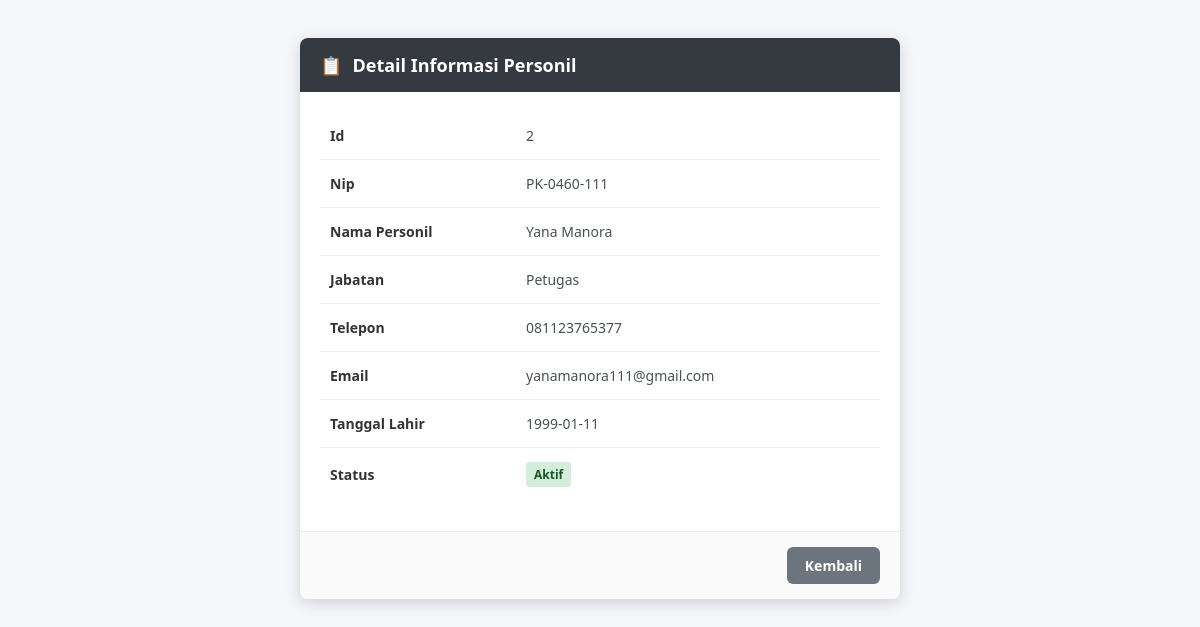
/pages/melani/detail.php?menu=tbl_daftar&id=2, run on the app's committed database.
### tables this page shows
CREATE TABLE `tbl_daftar` (
  `id` int NOT NULL,
  `nip` varchar(20) NOT NULL,
  `nama_personil` varchar(100) NOT NULL,
  `jabatan` varchar(50) NOT NULL,
  `telepon` varchar(20) NOT NULL,
  `email` varchar(50) NOT NULL,
  `tanggal_lahir` date NOT NULL,
  `status` varchar(20) NOT NULL
);

### pages/melani/detail.php (the view, shortened to what this page needs)
<?php
require_once __DIR__ . '/../../config/koneksi.php';
$menu = $_GET['menu'] ?? '';
$id   = intval($_GET['id'] ?? 0);
$result = mysqli_query($conn, "SELECT * FROM `$menu` WHERE id = $id");
$data = mysqli_fetch_assoc($result);
$nama_tampilan = ($menu === 'tbl_daftar') ? 'Personil' : ucfirst(str_replace('_', ' ', $menu));
?>
<!DOCTYPE html>
<html lang="id">
<head>
</head>
<body>
<div class="modal-box">
    <div class="modal-header">
        <span>📋</span> Detail Informasi <?= $nama_tampilan; ?>
    </div>
    <div class="modal-body">
        <table class="detail-table">
            <?php foreach ($data as $kolom => $nilai) : ?>
                <tr>
                    <td class="label"><?= str_replace('_', ' ', $kolom); ?></td>
                    <td>
                        <?php
                        if (strpos($kolom, 'status') !== false) {
                            $nilai_bersih = strtolower(trim($nilai));
                            if ($nilai_bersih === 'aktif' || $nilai_bersih === '1') {
                                echo "<span class='badge badge-aktif'>Aktif</span>";
                            } else {
                                echo "<span class='badge badge-non'>Non-Aktif</span>";
                            }
                        } else {
                            echo htmlspecialchars($nilai);
                        }
                        ?>
                    </td>
                </tr>
            <?php endforeach; ?>
        </table>
    </div>
    <div class="modal-footer">
        <a href="#" onclick="window.history.back(); return false;" class="btn-back">Kembali</a>
    </div>
</div>
</body>
</html>

### pages/melani/detail.php (style rules this page uses)
body { font-family: 'Segoe UI', Tahoma, Geneva, Verdana, sans-serif; background-color: #f4f6f9; padding: 30px; display: flex; justify-content: center; }
.modal-box { width: 100%; max-width: 600px; background: #ffffff; border-radius: 8px; box-shadow: 0 4px 15px rgba(0,0,0,0.15); overflow: hidden; }
.modal-header { background: #343a40; color: white; padding: 15px 20px; font-size: 18px; font-weight: bold; display: flex; align-items: center; }
.modal-header span { margin-right: 10px; }
.modal-body { padding: 20px; }
.detail-table { width: 100%; border-collapse: collapse; margin-bottom: 10px; }
.detail-table tr { border-bottom: 1px solid #eceeef; }
.detail-table tr:last-child { border-bottom: none; }
.detail-table td { padding: 14px 10px; font-size: 14px; color: #495057; }
.detail-table td.label { font-weight: 600; color: #333333; text-transform: capitalize; width: 35%; }
.badge { display: inline-block; padding: 4px 8px; border-radius: 4px; font-size: 12px; font-weight: bold; }
.badge-aktif { background-color: #d4edda; color: #155724; }
.modal-footer { display: flex; justify-content: flex-end; padding: 15px 20px; background-color: #fafafa; border-top: 1px solid #eceeef; }
.btn-back { padding: 9px 18px; background-color: #6c757d; color: #ffffff; border-radius: 6px; font-size: 14px; font-weight: 600; text-decoration: none; transition: background 0.2s; }

### data on the page
tbl_daftar: id "2", nip "PK-0460-111", nama_personil "Yana Manora", jabatan "Petugas", telepon "081123765377", email "yanamanora111@gmail.com", tanggal_lahir "1999-01-11"

### other printed values
$nama_tampilan "Personil"
str_replace('_', ' ', $kolom) "Id"
str_replace('_', ' ', $kolom) "Nip"
str_replace('_', ' ', $kolom) "Nama Personil"
str_replace('_', ' ', $kolom) "Jabatan"
str_replace('_', ' ', $kolom) "Telepon"
str_replace('_', ' ', $kolom) "Email"
str_replace('_', ' ', $kolom) "Tanggal Lahir"
str_replace('_', ' ', $kolom) "Status"
